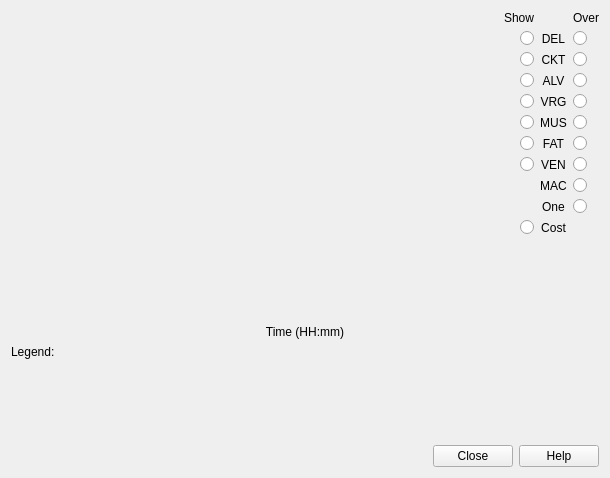
<?xml version="1.0" encoding="UTF-8"?>
<ui version="4.0">
 <class>GasOverlay</class>
 <widget class="QWidget" name="GasOverlay">
  <property name="geometry">
   <rect>
    <x>0</x>
    <y>0</y>
    <width>610</width>
    <height>478</height>
   </rect>
  </property>
  <property name="sizePolicy">
   <sizepolicy hsizetype="Minimum" vsizetype="Minimum">
    <horstretch>0</horstretch>
    <verstretch>0</verstretch>
   </sizepolicy>
  </property>
  <property name="windowTitle">
   <string>Overlay Comparison</string>
  </property>
  <layout class="QVBoxLayout">
   <item>
    <layout class="QHBoxLayout">
     <item>
      <widget class="GasGraph" name="m_Graph" native="true">
       <property name="sizePolicy">
        <sizepolicy hsizetype="Expanding" vsizetype="Preferred">
         <horstretch>0</horstretch>
         <verstretch>0</verstretch>
        </sizepolicy>
       </property>
       <property name="LMarginPct" stdset="0">
        <number>5</number>
       </property>
       <property name="TMarginPct" stdset="0">
        <number>5</number>
       </property>
       <property name="BMarginPct" stdset="0">
        <number>20</number>
       </property>
       <property name="RMarginPct" stdset="0">
        <number>17</number>
       </property>
      </widget>
     </item>
     <item>
      <layout class="QVBoxLayout">
       <item>
        <layout class="QGridLayout">
         <item row="0" column="0">
          <widget class="QLabel" name="lShow">
           <property name="text">
            <string>Show</string>
           </property>
           <property name="alignment">
            <set>Qt::AlignRight|Qt::AlignTrailing|Qt::AlignVCenter</set>
           </property>
          </widget>
         </item>
         <item row="0" column="2">
          <widget class="QLabel" name="lOver">
           <property name="text">
            <string>Over</string>
           </property>
          </widget>
         </item>
         <item row="1" column="0">
          <widget class="QRadioButton" name="rbDEL">
           <property name="layoutDirection">
            <enum>Qt::RightToLeft</enum>
           </property>
          </widget>
         </item>
         <item row="1" column="1">
          <widget class="QLabel" name="lDEL">
           <property name="text">
            <string>DEL</string>
           </property>
           <property name="alignment">
            <set>Qt::AlignCenter</set>
           </property>
          </widget>
         </item>
         <item row="1" column="2">
          <widget class="QRadioButton" name="rbOverDEL"/>
         </item>
         <item row="2" column="0">
          <widget class="QRadioButton" name="rbCKT">
           <property name="layoutDirection">
            <enum>Qt::RightToLeft</enum>
           </property>
          </widget>
         </item>
         <item row="2" column="1">
          <widget class="QLabel" name="lCKT">
           <property name="text">
            <string>CKT</string>
           </property>
           <property name="alignment">
            <set>Qt::AlignCenter</set>
           </property>
          </widget>
         </item>
         <item row="2" column="2">
          <widget class="QRadioButton" name="rbOverCKT"/>
         </item>
         <item row="3" column="0">
          <widget class="QRadioButton" name="rbALV">
           <property name="layoutDirection">
            <enum>Qt::RightToLeft</enum>
           </property>
          </widget>
         </item>
         <item row="3" column="1">
          <widget class="QLabel" name="lALV">
           <property name="text">
            <string>ALV</string>
           </property>
           <property name="alignment">
            <set>Qt::AlignCenter</set>
           </property>
          </widget>
         </item>
         <item row="3" column="2">
          <widget class="QRadioButton" name="rbOverALV"/>
         </item>
         <item row="4" column="0">
          <widget class="QRadioButton" name="rbVRG">
           <property name="layoutDirection">
            <enum>Qt::RightToLeft</enum>
           </property>
          </widget>
         </item>
         <item row="4" column="1">
          <widget class="QLabel" name="lVRG">
           <property name="text">
            <string>VRG</string>
           </property>
           <property name="alignment">
            <set>Qt::AlignCenter</set>
           </property>
          </widget>
         </item>
         <item row="4" column="2">
          <widget class="QRadioButton" name="rbOverVRG"/>
         </item>
         <item row="5" column="0">
          <widget class="QRadioButton" name="rbMUS">
           <property name="layoutDirection">
            <enum>Qt::RightToLeft</enum>
           </property>
          </widget>
         </item>
         <item row="5" column="1">
          <widget class="QLabel" name="lMUS">
           <property name="text">
            <string>MUS</string>
           </property>
           <property name="alignment">
            <set>Qt::AlignCenter</set>
           </property>
          </widget>
         </item>
         <item row="5" column="2">
          <widget class="QRadioButton" name="rbOverMUS"/>
         </item>
         <item row="6" column="0">
          <widget class="QRadioButton" name="rbFAT">
           <property name="layoutDirection">
            <enum>Qt::RightToLeft</enum>
           </property>
          </widget>
         </item>
         <item row="6" column="1">
          <widget class="QLabel" name="lFAT">
           <property name="text">
            <string>FAT</string>
           </property>
           <property name="alignment">
            <set>Qt::AlignCenter</set>
           </property>
          </widget>
         </item>
         <item row="6" column="2">
          <widget class="QRadioButton" name="rbOverFAT"/>
         </item>
         <item row="7" column="0">
          <widget class="QRadioButton" name="rbVEN">
           <property name="layoutDirection">
            <enum>Qt::RightToLeft</enum>
           </property>
          </widget>
         </item>
         <item row="7" column="1">
          <widget class="QLabel" name="lVEN">
           <property name="text">
            <string>VEN</string>
           </property>
           <property name="alignment">
            <set>Qt::AlignCenter</set>
           </property>
          </widget>
         </item>
         <item row="7" column="2">
          <widget class="QRadioButton" name="rbOverVEN"/>
         </item>
         <item row="8" column="1">
          <widget class="QLabel" name="lMAC">
           <property name="text">
            <string>MAC</string>
           </property>
           <property name="alignment">
            <set>Qt::AlignCenter</set>
           </property>
          </widget>
         </item>
         <item row="8" column="2">
          <widget class="QRadioButton" name="rbOverMAC"/>
         </item>
         <item row="9" column="1">
          <widget class="QLabel" name="lOne">
           <property name="text">
            <string>One</string>
           </property>
           <property name="alignment">
            <set>Qt::AlignCenter</set>
           </property>
          </widget>
         </item>
         <item row="9" column="2">
          <widget class="QRadioButton" name="rbOverOne"/>
         </item>
         <item row="10" column="0">
          <widget class="QRadioButton" name="rbCost">
           <property name="layoutDirection">
            <enum>Qt::RightToLeft</enum>
           </property>
          </widget>
         </item>
         <item row="10" column="1">
          <widget class="QLabel" name="lCost">
           <property name="text">
            <string>Cost</string>
           </property>
           <property name="alignment">
            <set>Qt::AlignCenter</set>
           </property>
          </widget>
         </item>
        </layout>
       </item>
       <item>
        <spacer>
         <property name="orientation">
          <enum>Qt::Vertical</enum>
         </property>
         <property name="sizeHint" stdset="0">
          <size>
           <width>20</width>
           <height>40</height>
          </size>
         </property>
        </spacer>
       </item>
      </layout>
     </item>
    </layout>
   </item>
   <item>
    <widget class="QLabel" name="lTime">
     <property name="sizePolicy">
      <sizepolicy hsizetype="Preferred" vsizetype="Fixed">
       <horstretch>0</horstretch>
       <verstretch>0</verstretch>
      </sizepolicy>
     </property>
     <property name="text">
      <string>Time (HH:mm)</string>
     </property>
     <property name="alignment">
      <set>Qt::AlignCenter</set>
     </property>
    </widget>
   </item>
   <item>
    <layout class="QHBoxLayout">
     <property name="spacing">
      <number>6</number>
     </property>
     <property name="margin">
      <number>0</number>
     </property>
     <item>
      <widget class="QLabel" name="lLegend">
       <property name="sizePolicy">
        <sizepolicy hsizetype="Fixed" vsizetype="Preferred">
         <horstretch>0</horstretch>
         <verstretch>0</verstretch>
        </sizepolicy>
       </property>
       <property name="text">
        <string>Legend:</string>
       </property>
       <property name="alignment">
        <set>Qt::AlignLeading|Qt::AlignLeft|Qt::AlignTop</set>
       </property>
      </widget>
     </item>
     <item>
      <layout class="QVBoxLayout">
       <property name="spacing">
        <number>6</number>
       </property>
       <property name="margin">
        <number>0</number>
       </property>
       <item>
        <widget class="QLabel" name="lGraph_0">
         <property name="sizePolicy">
          <sizepolicy hsizetype="Minimum" vsizetype="Preferred">
           <horstretch>0</horstretch>
           <verstretch>0</verstretch>
          </sizepolicy>
         </property>
        </widget>
       </item>
       <item>
        <widget class="QLabel" name="lGraph_1"/>
       </item>
       <item>
        <widget class="QLabel" name="lGraph_2"/>
       </item>
       <item>
        <widget class="QLabel" name="lGraph_3"/>
       </item>
       <item>
        <widget class="QLabel" name="lGraph_4"/>
       </item>
      </layout>
     </item>
    </layout>
   </item>
   <item>
    <widget class="QDialogButtonBox" name="buttonBox">
     <property name="sizePolicy">
      <sizepolicy hsizetype="Preferred" vsizetype="Fixed">
       <horstretch>0</horstretch>
       <verstretch>0</verstretch>
      </sizepolicy>
     </property>
     <property name="orientation">
      <enum>Qt::Horizontal</enum>
     </property>
     <property name="standardButtons">
      <set>QDialogButtonBox::Close|QDialogButtonBox::Help</set>
     </property>
     <property name="centerButtons">
      <bool>false</bool>
     </property>
    </widget>
   </item>
  </layout>
 </widget>
 <customwidgets>
  <customwidget>
   <class>GasGraph</class>
   <extends>QWidget</extends>
   <header>gasgraph.h</header>
  </customwidget>
 </customwidgets>
 <resources/>
 <connections/>
</ui>
